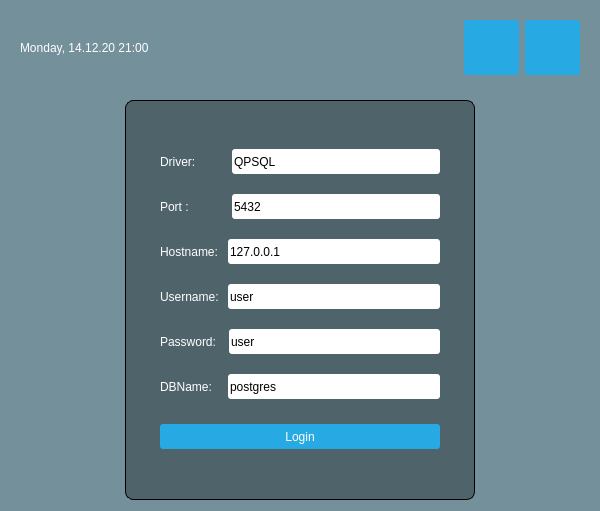
<?xml version="1.0" encoding="UTF-8"?>
<ui version="4.0">
 <class>LoginWindow</class>
 <widget class="QWidget" name="LoginWindow">
  <property name="geometry">
   <rect>
    <x>0</x>
    <y>0</y>
    <width>600</width>
    <height>500</height>
   </rect>
  </property>
  <property name="windowTitle">
   <string>LoginWindow</string>
  </property>
  <property name="styleSheet">
   <string notr="true">#loginForm { border: 1px solid; }

#LoginWindow { background: rgba(32, 80, 96, 100); }


#LoginWindow { background-color:
qlineargradient(spread:reflect, x1:0.5, y1:0, x2:0, y2:0,
stop:0 rgba(91, 204, 233, 100), stop:1 rgba(32, 80, 96,
100)); }

#topPanel_2 { background-color:
qlineargradient(spread:reflect, x1:0.5, y1:0, x2:0, y2:0,
stop:0 rgba(91, 204, 233, 100), stop:1 rgba(32, 80, 96,
100)); }

#loginForm
{
background: rgba(0, 0, 0, 80);
border-radius: 8px;
}

QLabel { color: white; }
QLineEdit { border-radius: 3px; }

QPushButton
{
color: white;
background-color: #27a9e3;
border-width: 0px;
border-radius: 3px;
}

QPushButton:hover { background-color: #66c011; }

QMessageBox {
    background-color: rgb(51, 51, 51);
}

QMessageBox QLabel {
    color: rgb(200, 200, 200);
}</string>
  </property>
  <layout class="QVBoxLayout" name="verticalLayout">
   <item>
    <widget class="QWidget" name="topPanel_2" native="true">
     <layout class="QHBoxLayout" name="topPanel">
      <item>
       <widget class="QLabel" name="currentDateTime">
        <property name="text">
         <string>Monday, 14.12.20 21:00 </string>
        </property>
       </widget>
      </item>
      <item>
       <spacer name="horizontalSpacer">
        <property name="orientation">
         <enum>Qt::Horizontal</enum>
        </property>
        <property name="sizeHint" stdset="0">
         <size>
          <width>40</width>
          <height>20</height>
         </size>
        </property>
       </spacer>
      </item>
      <item>
       <widget class="QPushButton" name="shutdownButton">
        <property name="sizePolicy">
         <sizepolicy hsizetype="Fixed" vsizetype="Fixed">
          <horstretch>0</horstretch>
          <verstretch>0</verstretch>
         </sizepolicy>
        </property>
        <property name="minimumSize">
         <size>
          <width>55</width>
          <height>55</height>
         </size>
        </property>
        <property name="text">
         <string/>
        </property>
        <property name="icon">
         <iconset resource="resources.qrc">
          <normaloff>:/new/icons/resources/icons/menu.png</normaloff>:/new/icons/resources/icons/menu.png</iconset>
        </property>
        <property name="iconSize">
         <size>
          <width>32</width>
          <height>32</height>
         </size>
        </property>
       </widget>
      </item>
      <item>
       <widget class="QPushButton" name="restartButton">
        <property name="sizePolicy">
         <sizepolicy hsizetype="Fixed" vsizetype="Fixed">
          <horstretch>0</horstretch>
          <verstretch>0</verstretch>
         </sizepolicy>
        </property>
        <property name="minimumSize">
         <size>
          <width>55</width>
          <height>55</height>
         </size>
        </property>
        <property name="text">
         <string/>
        </property>
        <property name="icon">
         <iconset resource="resources.qrc">
          <normaloff>:/new/icons/resources/icons/shutdown.png</normaloff>:/new/icons/resources/icons/shutdown.png</iconset>
        </property>
        <property name="iconSize">
         <size>
          <width>32</width>
          <height>32</height>
         </size>
        </property>
       </widget>
      </item>
     </layout>
    </widget>
   </item>
   <item>
    <spacer name="verticalSpacer_3">
     <property name="orientation">
      <enum>Qt::Vertical</enum>
     </property>
     <property name="sizeHint" stdset="0">
      <size>
       <width>20</width>
       <height>40</height>
      </size>
     </property>
    </spacer>
   </item>
   <item>
    <spacer name="verticalSpacer_4">
     <property name="orientation">
      <enum>Qt::Vertical</enum>
     </property>
     <property name="sizeType">
      <enum>QSizePolicy::Fixed</enum>
     </property>
     <property name="sizeHint" stdset="0">
      <size>
       <width>0</width>
       <height>10</height>
      </size>
     </property>
    </spacer>
   </item>
   <item>
    <layout class="QHBoxLayout" name="horizontalLayout_3">
     <property name="topMargin">
      <number>0</number>
     </property>
     <item>
      <widget class="QWidget" name="loginForm" native="true">
       <property name="sizePolicy">
        <sizepolicy hsizetype="Fixed" vsizetype="Fixed">
         <horstretch>0</horstretch>
         <verstretch>0</verstretch>
        </sizepolicy>
       </property>
       <property name="minimumSize">
        <size>
         <width>350</width>
         <height>400</height>
        </size>
       </property>
       <layout class="QVBoxLayout" name="verticalLayout_2">
        <property name="leftMargin">
         <number>35</number>
        </property>
        <property name="topMargin">
         <number>35</number>
        </property>
        <property name="rightMargin">
         <number>35</number>
        </property>
        <property name="bottomMargin">
         <number>35</number>
        </property>
        <item>
         <layout class="QHBoxLayout" name="horizontalLayout_6">
          <item>
           <widget class="QLabel" name="label_3">
            <property name="text">
             <string>Driver:         </string>
            </property>
           </widget>
          </item>
          <item>
           <widget class="QLineEdit" name="driver">
            <property name="minimumSize">
             <size>
              <width>0</width>
              <height>25</height>
             </size>
            </property>
            <property name="text">
             <string>QPSQL</string>
            </property>
           </widget>
          </item>
         </layout>
        </item>
        <item>
         <layout class="QHBoxLayout" name="horizontalLayout_2">
          <item>
           <widget class="QLabel" name="label_2">
            <property name="text">
             <string>Port :           </string>
            </property>
           </widget>
          </item>
          <item>
           <widget class="QLineEdit" name="port">
            <property name="minimumSize">
             <size>
              <width>0</width>
              <height>25</height>
             </size>
            </property>
            <property name="text">
             <string>5432</string>
            </property>
           </widget>
          </item>
         </layout>
        </item>
        <item>
         <layout class="QHBoxLayout" name="horizontalLayout">
          <item>
           <widget class="QLabel" name="label">
            <property name="text">
             <string>Hostname: </string>
            </property>
           </widget>
          </item>
          <item>
           <widget class="QLineEdit" name="host">
            <property name="minimumSize">
             <size>
              <width>0</width>
              <height>25</height>
             </size>
            </property>
            <property name="text">
             <string>127.0.0.1</string>
            </property>
           </widget>
          </item>
         </layout>
        </item>
        <item>
         <layout class="QHBoxLayout" name="horizontalLayout_5">
          <item>
           <widget class="QLabel" name="username_label">
            <property name="text">
             <string>Username: </string>
            </property>
           </widget>
          </item>
          <item>
           <widget class="QLineEdit" name="username">
            <property name="minimumSize">
             <size>
              <width>0</width>
              <height>25</height>
             </size>
            </property>
            <property name="text">
             <string>user</string>
            </property>
           </widget>
          </item>
         </layout>
        </item>
        <item>
         <layout class="QHBoxLayout" name="horizontalLayout_4">
          <property name="topMargin">
           <number>0</number>
          </property>
          <item>
           <widget class="QLabel" name="password_label">
            <property name="text">
             <string>Password:  </string>
            </property>
           </widget>
          </item>
          <item>
           <widget class="QLineEdit" name="password">
            <property name="minimumSize">
             <size>
              <width>0</width>
              <height>25</height>
             </size>
            </property>
            <property name="text">
             <string>user</string>
            </property>
           </widget>
          </item>
         </layout>
        </item>
        <item>
         <layout class="QHBoxLayout" name="horizontalLayout_7">
          <item>
           <widget class="QLabel" name="label_4">
            <property name="text">
             <string>DBName:   </string>
            </property>
           </widget>
          </item>
          <item>
           <widget class="QLineEdit" name="dbname">
            <property name="minimumSize">
             <size>
              <width>0</width>
              <height>25</height>
             </size>
            </property>
            <property name="text">
             <string>postgres</string>
            </property>
           </widget>
          </item>
         </layout>
        </item>
        <item>
         <spacer name="verticalSpacer_2">
          <property name="orientation">
           <enum>Qt::Vertical</enum>
          </property>
          <property name="sizeType">
           <enum>QSizePolicy::Fixed</enum>
          </property>
          <property name="sizeHint" stdset="0">
           <size>
            <width>20</width>
            <height>5</height>
           </size>
          </property>
         </spacer>
        </item>
        <item>
         <widget class="QPushButton" name="loginButton">
          <property name="minimumSize">
           <size>
            <width>0</width>
            <height>25</height>
           </size>
          </property>
          <property name="text">
           <string>Login</string>
          </property>
         </widget>
        </item>
       </layout>
      </widget>
     </item>
    </layout>
   </item>
   <item>
    <spacer name="verticalSpacer">
     <property name="orientation">
      <enum>Qt::Vertical</enum>
     </property>
     <property name="sizeHint" stdset="0">
      <size>
       <width>20</width>
       <height>40</height>
      </size>
     </property>
    </spacer>
   </item>
  </layout>
 </widget>
 <resources>
  <include location="resources.qrc"/>
 </resources>
 <connections/>
</ui>
